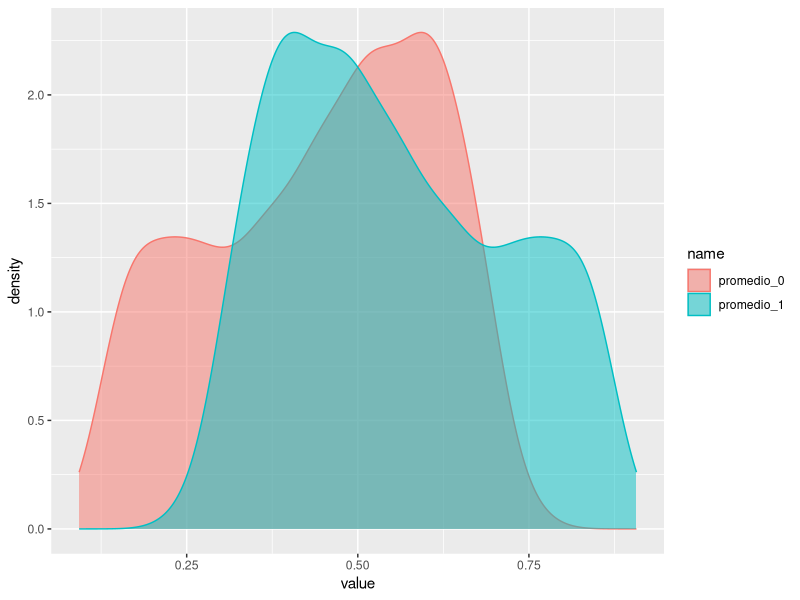

Source code (R): (Note: this script raises an error after producing the figure.)
## ---- chunk 1
knitr::opts_chunk$set(echo = TRUE,
                      warning = FALSE,
                      message = FALSE,
                      fig.align = "center")
## ---- chunk 2
library(tidyverse)
subm3 <- read_csv("../submission/sub_03_svmR.csv") %>% 
  rename(svmR = rating)

subm17 <- read_csv("../submission/sub_17_catboost_boosting.csv") %>% 
  rename(catboost_auc = rating)

subm43 <- read_csv("../submission/sub_43_mlp.csv") %>% 
  rename(mlp = rating) 

subm51 <- read_csv("../submission/sub_51_lgbm_roc.csv") %>% 
  rename(lgbm = rating) 
  
## ---- chunk 3
subm_completa <- inner_join(subm3, subm17, by = "id") %>% 
  inner_join(subm43, by = "id") %>% 
  inner_join(subm51, by = "id")
head(subm_completa)
## ---- chunk 4
subm_completa %>% 
  mutate(bandera = svmR + catboost_auc + mlp + lgbm,
         promedio = bandera / 4,
         promedio = as.character(promedio),
         rating = if_else(promedio == "1", true = 1,
                          false = if_else(
                            promedio == "0", true = 0,
                            false = if_else(
                              promedio == "0.75", true = 1,
                              false = if_else(
                                promedio == "0.25", true = 0,
                                false = lgbm
                              )
                            )
                          ))) %>% 
  select(id, rating) ->
  sub58_ensamble_svmR_catauc_mlp_lgbm
head(sub58_ensamble_svmR_catauc_mlp_lgbm)
## ---- chunk 5
write_csv(sub58_ensamble_svmR_catauc_mlp_lgbm,
          file = "../submission/sub58_ensamble_svmR_catauc_mlp_lgbm.csv")
## ---- chunk 6
subm_completa %>% 
  mutate(bandera = svmR + catboost_auc + mlp + lgbm,
         promedio = bandera / 4,
         promedio = as.character(promedio),
         rating = if_else(promedio == "1", true = 1,
                          false = if_else(
                            promedio == "0", true = 0,
                            false = if_else(
                              promedio == "0.75", true = 1,
                              false = if_else(
                                promedio == "0.25", true = 0,
                                false = mlp
                              )
                            )
                          ))) %>% 
  select(id, rating) ->
  sub59_ensamble_svmR_catauc_mlp_lgbm
head(sub59_ensamble_svmR_catauc_mlp_lgbm)
## ---- chunk 7
write_csv(sub59_ensamble_svmR_catauc_mlp_lgbm,
          file = "../submission/sub59_ensamble_svmR_catauc_mlp_lgbm.csv")
## ---- chunk 8
library(tidyverse)
subm3 <- read_csv("../submission/sub_03_svmR.csv") %>% 
  rename(svmR = rating)

subm43 <- read_csv("../submission/sub_43_mlp.csv") %>% 
  rename(mlp = rating) 

subm51 <- read_csv("../submission/sub_51_lgbm_roc.csv") %>% 
  rename(lgbm = rating) 
## ---- chunk 9
subm_completa <- inner_join(subm3, subm43, by = "id") %>% 
  inner_join(subm51, by = "id")
head(subm_completa)
## ---- chunk 10
subm_completa %>% 
  mutate(bandera = svmR + mlp + lgbm,
         promedio = bandera / 3,
         promedio = as.character(promedio),
         rating = if_else(promedio == "0.333333333333333", true = 0,
                          false = if_else(
                            promedio == "0.666666666666667", true = 1,
                            false = mlp
                          ))) %>% 
  select(id, rating) ->
  sub60_ensamble_svmR_mlp_lgbmp
head(sub60_ensamble_svmR_mlp_lgbmp)
## ---- chunk 11
write_csv(sub60_ensamble_svmR_mlp_lgbmp,
          file = "../submission/sub60_ensamble_svmR_mlp_lgbmp.csv")
## ---- chunk 12
library(tidyverse)
subm17 <- read_csv("../submission/sub_17_catboost_boosting.csv") %>% 
  rename(catboost_auc = rating)

subm43 <- read_csv("../submission/sub_43_mlp.csv") %>% 
  rename(mlp = rating) 

subm51 <- read_csv("../submission/sub_51_lgbm_roc.csv") %>% 
  rename(lgbm = rating) 
## ---- chunk 13
subm_completa <- inner_join(subm17, subm43, by = "id") %>% 
  inner_join(subm51, by = "id")
head(subm_completa)
## ---- chunk 14
subm_completa %>% 
  mutate(bandera = catboost_auc + mlp + lgbm,
         promedio = bandera / 3,
         promedio = as.character(promedio),
         rating = if_else(promedio == "0.333333333333333", true = 0,
                          false = if_else(
                            promedio == "0.666666666666667", true = 1,
                            false = mlp
                          ))) %>% 
  select(id, rating) ->
  sub61_ensamble_catboost_mlp_lgbmp
head(sub61_ensamble_catboost_mlp_lgbmp)
## ---- chunk 15
write_csv(sub61_ensamble_catboost_mlp_lgbmp,
          file = "../submission/sub61_ensamble_catboost_mlp_lgbmp.csv")
## ---- chunk 16
probs_mlp <- read_csv("../probabilitys/prob_mlp.csv") %>% 
  rename(pred0_mlp = .pred_0,
         pred1_mlp = .pred_1)
probs_lgbm_roc <- read_csv("../probabilitys/prob_lgbm_roc.csv") %>% 
  rename(pred0_lgbm_roc = .pred_0,
         pred1_lgbm_roc = .pred_1)

## ---- chunk 17
probs_juntas <- bind_cols(probs_mlp, probs_lgbm_roc)
head(probs_juntas)
## ---- chunk 18
promedio_probs <- probs_juntas %>% 
  mutate(promedio_1 = (pred1_mlp + pred1_lgbm_roc) / 2,
         promedio_0 = (pred0_mlp + pred0_lgbm_roc) / 2)
promedio_probs %>% 
  select(promedio_0, promedio_1) %>% 
  pivot_longer(cols = everything()) %>% 
  ggplot(aes(x = value, fill = name, color = name)) +
  geom_density(alpha = 0.5)
## ---- chunk 19
# Sample submission con "id"
sample_subm <- read_csv("../data/sample_submission.csv")
## ---- chunk 20
promedio_probs %>% 
  mutate(id = sample_subm$id,
         rating = if_else(promedio_1 > 0.5, true = "1", false = "0")) %>% 
  select(id, rating) ->
  sub62_emsamble_probs_mlp_lgbmroc
head(sub62_emsamble_probs_mlp_lgbmroc)
## ---- chunk 21
write_csv(sub62_emsamble_probs_mlp_lgbmroc,
          file = "../submission/sub62_emsamble_probs_mlp_lgbmroc.csv")
## ---- chunk 22
promedio_probs %>% 
  mutate(id = sample_subm$id,
         rating = if_else(promedio_1 > 0.45, true = "1", false = "0")) %>% 
  select(id, rating) ->
  sub63_emsamble_probs_mlp_lgbmroc
head(sub63_emsamble_probs_mlp_lgbmroc)
## ---- chunk 23
write_csv(sub63_emsamble_probs_mlp_lgbmroc,
          file = "../submission/sub63_emsamble_probs_mlp_lgbmroc.csv")
## ---- chunk 24
promedio_probs %>% 
  mutate(id = sample_subm$id,
         rating = if_else(promedio_1 > 0.40, true = "1", false = "0")) %>% 
  select(id, rating) ->
  sub64_emsamble_probs_mlp_lgbmroc
head(sub64_emsamble_probs_mlp_lgbmroc)
## ---- chunk 25
write_csv(sub64_emsamble_probs_mlp_lgbmroc,
          file = "../submission/sub64_emsamble_probs_mlp_lgbmroc.csv")
## ---- chunk 26
probs_mlp <- read_csv("../probabilitys/prob_mlp.csv") %>% 
  rename(pred0_mlp = .pred_0,
         pred1_mlp = .pred_1)

probs_lgbm_roc <- read_csv("../probabilitys/prob_lgbm_roc.csv") %>% 
  rename(pred0_lgbm_roc = .pred_0,
         pred1_lgbm_roc = .pred_1)

probs_lgbm_f1 <- read_csv("../probabilitys/prob_lgbm_f1.csv") %>% 
  rename(pred0_lgbm_f1 = .pred_0,
         pred1_lgbm_f1 = .pred_1)

## ---- chunk 27
probs_juntas <- bind_cols(probs_mlp, probs_lgbm_roc) %>% 
  bind_cols(probs_lgbm_f1)
head(probs_juntas)
## ---- chunk 28
promedio_probs <- probs_juntas %>% 
  mutate(promedio_1 = (pred1_mlp + pred1_lgbm_roc + pred1_lgbm_f1) / 3,
         promedio_0 = (pred0_mlp + pred0_lgbm_roc + pred0_lgbm_f1) / 3)
promedio_probs %>% 
  select(promedio_0, promedio_1) %>% 
  pivot_longer(cols = everything()) %>% 
  ggplot(aes(x = value, fill = name, color = name)) +
  geom_density(alpha = 0.5)
## ---- chunk 29
# Sample submission con "id"
sample_subm <- read_csv("../data/sample_submission.csv")
## ---- chunk 30
promedio_probs %>% 
  mutate(id = sample_subm$id,
         rating = if_else(promedio_1 > 0.5, true = "1", false = "0")) %>% 
  select(id, rating) ->
  sub65_emsamble_probs_mlp_lgbmroc_lgbmf1
head(sub65_emsamble_probs_mlp_lgbmroc_lgbmf1)
## ---- chunk 31
write_csv(sub65_emsamble_probs_mlp_lgbmroc_lgbmf1,
          file = "../submission/sub65_emsamble_probs_mlp_lgbmroc_lgbmf1.csv")
## ---- chunk 32
promedio_probs %>% 
  mutate(id = sample_subm$id,
         rating = if_else(promedio_1 > 0.45, true = "1", false = "0")) %>% 
  select(id, rating) ->
  sub66_emsamble_probs_mlp_lgbmroc_lgbmf1
head(sub66_emsamble_probs_mlp_lgbmroc_lgbmf1)
## ---- chunk 33
write_csv(sub66_emsamble_probs_mlp_lgbmroc_lgbmf1,
          file = "../submission/sub66_emsamble_probs_mlp_lgbmroc_lgbmf1.csv")
## ---- chunk 34
promedio_probs %>% 
  mutate(id = sample_subm$id,
         rating = if_else(promedio_1 > 0.40, true = "1", false = "0")) %>% 
  select(id, rating) ->
  sub67_emsamble_probs_mlp_lgbmroc_lgbmf1
head(sub67_emsamble_probs_mlp_lgbmroc_lgbmf1)
## ---- chunk 35
write_csv(sub67_emsamble_probs_mlp_lgbmroc_lgbmf1,
          file = "../submission/sub67_emsamble_probs_mlp_lgbmroc_lgbmf1.csv")
## ---- chunk 36
subm3 <- read_csv("../submission/sub_03_svmR.csv") %>% 
  rename(svmR = rating)

subm17 <- read_csv("../submission/sub_17_catboost_boosting.csv") %>% 
  rename(catboost_auc = rating)

subm63 <- read_csv("../submission/sub63_emsamble_probs_mlp_lgbmroc.csv") %>% 
  rename(mlp_lgbm = rating) 

## ---- chunk 37
subm_completa <- inner_join(subm3, subm17, by = "id") %>% 
  inner_join(subm63, by = "id")
head(subm_completa)
## ---- chunk 38
subm_completa %>% 
  mutate(bandera = svmR + catboost_auc + mlp_lgbm,
         promedio = bandera / 3,
         promedio = as.character(promedio),
         rating = if_else(promedio == "0.333333333333333", true = 0,
                          false = if_else(
                            promedio == "0.666666666666667", true = 1,
                            false = mlp_lgbm
                          ))) %>% 
  select(id, rating) ->
  sub68_ensamble_svmR_catauc_mlplgbm
head(sub68_ensamble_svmR_catauc_mlplgbm)
## ---- chunk 39
write_csv(sub68_ensamble_svmR_catauc_mlplgbm,
          file = "../submission/sub68_ensamble_svmR_catauc_mlplgbm.csv")
